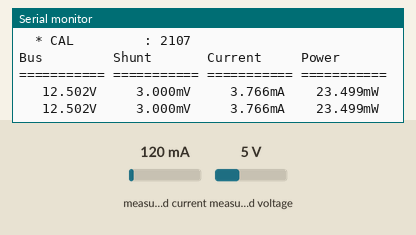
This sketch was run on a simulated Arduino Uno, built with avr-gcc and run on an emulated ATmega328P. Shown: the last lines printed to the serial monitor. Wiring (inferred from the names in the program): INA219 current sensor at I2C address 0x40. The test bench sets the inputs (shaded band); at power-on: measured current 120 mA, measured voltage 5 V.

Above: at 1.2 s.
1.3 s: measured current set to 40 mA
At 2.8 s:
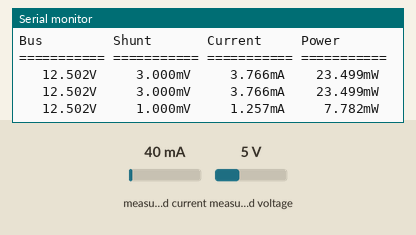
4.3 s: measured voltage set to 0.3 V
At 5.8 s:
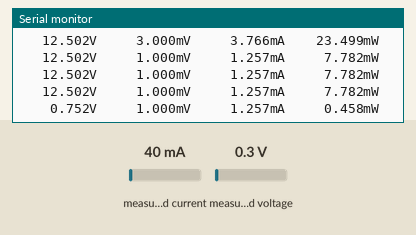
7.3 s: measured current set to 500 mA
At 8.5 s:
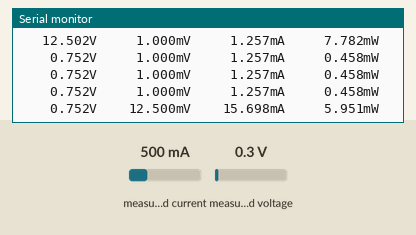
10.3 s: measured voltage set to 3.8 V
At 11.9 s:
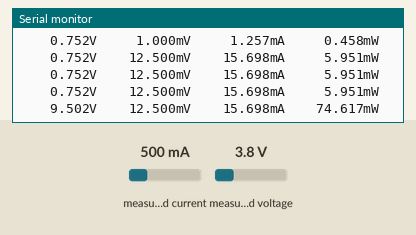
13.3 s: measured current set to 1000 mA
At 14.9 s:
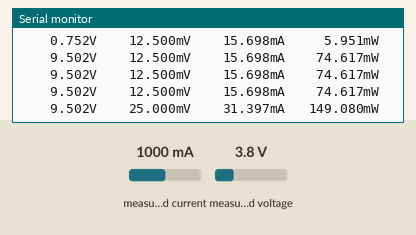
16.3 s: measured voltage set to 7.5 V
At 17.7 s:
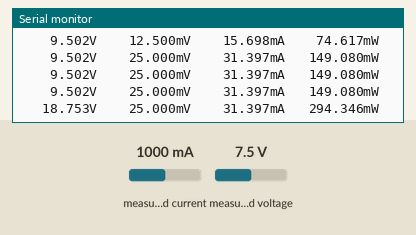

The sketch:

WithRawWire.ino
```cpp
/*

  INA226/HighSideMonitorBasics
  Monitoring power, voltage and current using the INA226 with the Wire library

  For info and circuit diagrams see https://github.com/tardate/LittleArduinoProjects/tree/main/Electronics101/INA226/HighSideMonitorBasics

 */

#include "Arduino.h"
#include "ina226_driver.h"


const float R_SHUNT      = 0.398; // nominally 0.22Ω but this is what it actually measures
const float MAX_BUS_AMPS = 0.2;

const uint32_t SERIAL_SPEED = 115200;
const uint16_t DELAY_BETWEEN_SAMPLES = 1000;
const uint8_t  INA_ADDR = 0x40;

Ina226Driver ina = Ina226Driver();


void setup() {
  Serial.begin(SERIAL_SPEED);
  while (!Serial) {}
  Serial.print("\n\nINA226 High-side Monitor\n");

  ina.begin(INA_ADDR);

  ina.calibrate(R_SHUNT, MAX_BUS_AMPS);

  Serial.print("Bus         Shunt       Current     Power\n");
  Serial.print("=========== =========== =========== ===========\n");
}


void loop() {
  static char sprintfBuffer[100];
  static char bus_V[15], shunt_mV[15], current_mA[15], bus_mW[15];

  dtostrf(ina.readBusVoltage()       , 9, 3, bus_V);
  dtostrf(ina.readShuntVoltage()     , 9, 3, shunt_mV);
  dtostrf(ina.readCurrent() * 1000.0 , 9, 3, current_mA);
  dtostrf(ina.readPower() * 1000.0   , 9, 3, bus_mW);
  sprintf(
    sprintfBuffer,
    "%sV %smV %smA %smW\n",
    bus_V, shunt_mV, current_mA, bus_mW
  );
  Serial.print(sprintfBuffer);

  delay(DELAY_BETWEEN_SAMPLES);
}
```

ina226_driver.cpp
```cpp
#include "ina226_driver.h"


void Ina226Driver::begin(uint8_t address) {
  Wire.begin();
  this->address = address;
}


void Ina226Driver::calibrate(float shunt_resistance, float max_current) {
  this->shunt_resistance = shunt_resistance;

  float minimum_lsb = max_current / 32768;
  current_LSB = ceil(minimum_lsb * 10000000000) / 10000000000;
  power_LSB = current_LSB * 25;
  calibration_value = (uint16_t)((512) / (current_LSB * 100000 * shunt_resistance));

  Serial.print("Manufacturer ID : "); Serial.println(readRegister16(InaRegister::ManID), HEX);
  Serial.print("Die ID          : "); Serial.println(readRegister16(InaRegister::DieID), HEX);
  Serial.print("Calibrating for shunt resistance of ");
    Serial.print(shunt_resistance, 3);
    Serial.print("Ω and maximum current of ");
    Serial.print(max_current, 3);
    Serial.println("A");
  Serial.print("  * current_LSB : "); Serial.print(current_LSB * 1000.0, 6); Serial.println("mA");
  Serial.print("  * power_LSB   : "); Serial.print(power_LSB * 1000.0, 6); Serial.println("mW");
  Serial.print("  * CAL         : "); Serial.println(calibration_value);

  writeRegister16(InaRegister::Calibration, calibration_value);
}


float Ina226Driver::readBusVoltage(void) {
  int16_t voltage = readRegister16(InaRegister::BusVoltage);
  return (voltage * 0.00125);
}


float Ina226Driver::readShuntVoltage(void) {
  float voltage = readRegister16(InaRegister::ShuntVoltage);
  return (voltage * 0.0025);
}


float Ina226Driver::readCurrent(void) {
  return (readRegister16(InaRegister::Current) * current_LSB);

}


float Ina226Driver::readPower(void) {
  return (readRegister16(InaRegister::Power) * power_LSB);
}


int16_t Ina226Driver::readRegister16(InaRegister reg) {
  Wire.beginTransmission(address);
  Wire.write(reg);
  Wire.endTransmission();

  Wire.requestFrom(address, (uint8_t)2);
  uint8_t hi = Wire.read();
  uint8_t lo = Wire.read();

  return hi << 8 | lo;
}


void Ina226Driver::writeRegister16(InaRegister reg, uint16_t value) {
  uint8_t lo = (uint8_t)value;
  uint8_t hi = value >>= 8;

  Wire.beginTransmission(address);
  Wire.write(reg);
  Wire.write(hi);
  Wire.write(lo);
  Wire.endTransmission();
}
```

ina226_driver.h
```cpp
#pragma once

#include <Arduino.h>
#include <Wire.h>


enum InaRegister : uint8_t {
    Configuration    = 0x00,
    ShuntVoltage     = 0x01,
    BusVoltage       = 0x02,
    Power            = 0x03,
    Current          = 0x04,
    Calibration      = 0x05,
    MaskEnable       = 0x06,
    AlertLimit       = 0x07,
    ManID            = 0xFE,
    DieID            = 0xFF
};


/**
 * A simplified INA226 interface using the Wire library
 */
class Ina226Driver {
  public:

    /**
     * Command: init for specified I²C address
     */
    void begin(uint8_t address);

    /**
     * Command: set calibration for particular shunt and current combination
     */
    void calibrate(float shunt_resistance, float max_current);

    /**
     * Returns: the latest bus voltage (in volts)
     */
    float readBusVoltage(void);
    /**
     * Returns: the latest shunt voltage (in millivolts)
     */
    float readShuntVoltage(void);

    /**
     * Returns: the latest bus/shunt current (in amps)
     */
    float readCurrent(void);

    /**
     * Returns: the latest bus power (in watts)
     */
    float readPower(void);

  private:
    uint8_t address;

    float shunt_resistance;
    uint16_t calibration_value;

    float current_LSB;
    float power_LSB;

    int16_t readRegister16(InaRegister reg);
    void writeRegister16(InaRegister reg, uint16_t value);
};
```

Measured:
- after the input at 1.3 s, the serial monitor: prints a new line after 0.73 s (image 1)
- after the input at 4.3 s, the serial monitor: prints a new line after 0.74 s (image 2)
- after the input at 7.3 s, the serial monitor: prints a new line after 0.75 s (image 3)
- after the input at 10.3 s, the serial monitor: prints a new line after 0.76 s (image 4)
- after the input at 13.3 s, the serial monitor: prints a new line after 0.77 s (image 5)
- after the input at 16.3 s, the serial monitor: prints a new line after 0.78 s (image 6)
